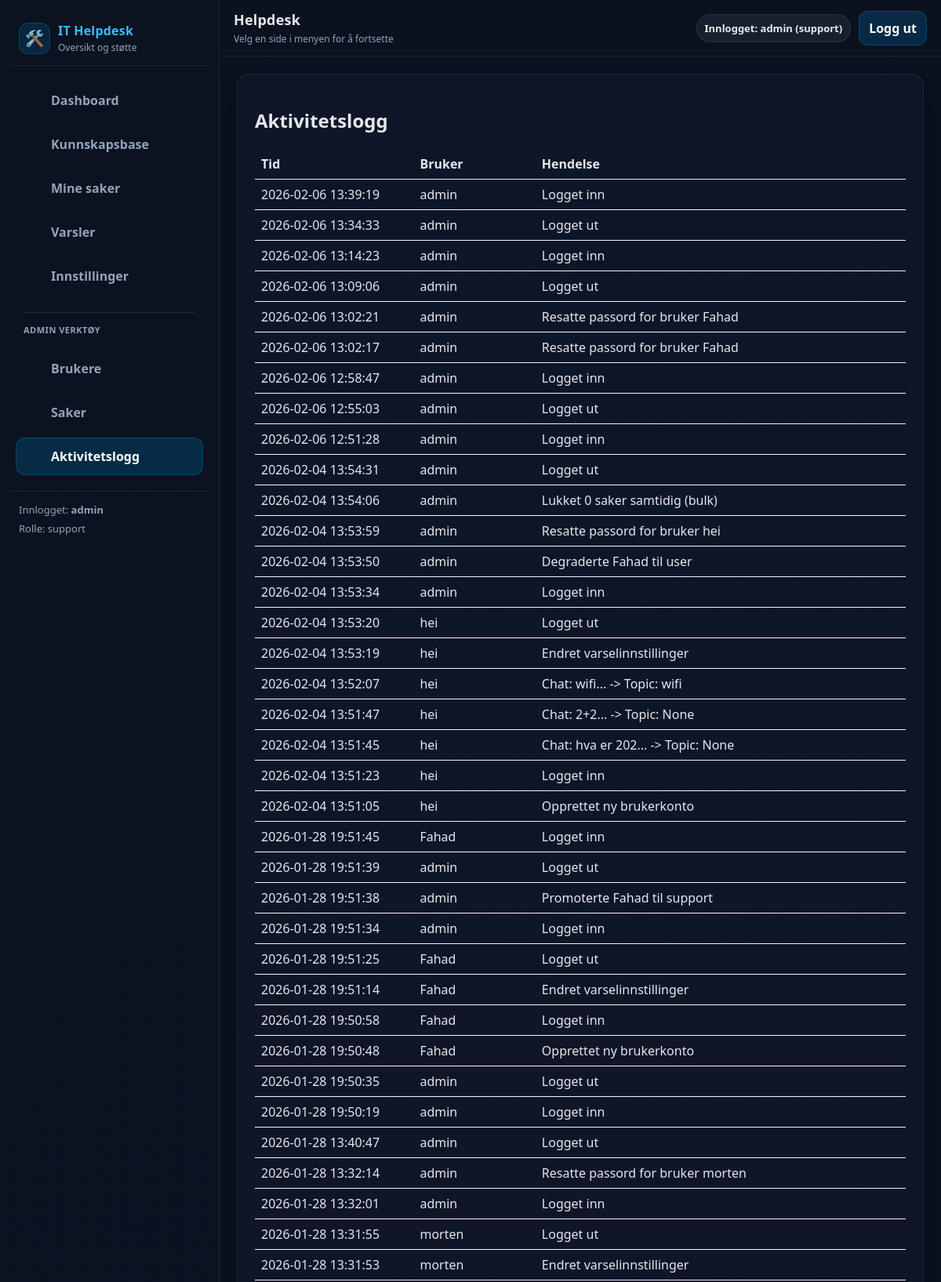
/admin/activity (signed in, upper part), run on the app's committed database.
### tables this page shows
CREATE TABLE activity (
            id INTEGER PRIMARY KEY AUTOINCREMENT,
            user TEXT NOT NULL,
            details TEXT NOT NULL,
            created_at TEXT NOT NULL DEFAULT (datetime('now'))
        );

### routes.py (the view)
@bp.route("/admin/activity")
def activity_log():
    user = current_user()
    if not user:
        return redirect(url_for("main.login"))
    if current_role() != "support":
        abort(403)
    try:
        entries = get_activity(200)
    except Exception as e:
        logger.error(f"Activity log error: {e}")
        entries = []
    return render_template("logs.html", log_entries=entries)

### __init__.py (called while the page is built)
def create_app():
    app = Flask(__name__)
    app.config.from_object(Config)
    init_mail(app)
    @app.after_request
    def set_security_headers(response):
        response.headers['X-Content-Type-Options'] = 'nosniff'
        response.headers['X-Frame-Options'] = 'DENY'
        response.headers['X-XSS-Protection'] = '1; mode=block'
        return response
    from .routes import bp
    app.register_blueprint(bp)
    return app

### db.py (called while the page is built)
def count_notifications(user: str) -> int:
    conn = _conn()
    cur = conn.cursor()
    cur.execute("SELECT COUNT(*) AS c FROM notifications WHERE user = ? AND read = 0", (user,))
    row = cur.fetchone()
    conn.close()
    return int(row["c"]) if row else 0

def get_activity(limit: int = 100) -> List[Dict[str, Any]]:
    conn = _conn()
    cur = conn.cursor()
    cur.execute("SELECT * FROM activity ORDER BY id DESC LIMIT ?", (limit,))
    rows = cur.fetchall()
    conn.close()
    return [dict(r) for r in rows]

def _conn() -> sqlite3.Connection:
    DB_PATH.parent.mkdir(parents=True, exist_ok=True)
    conn = sqlite3.connect(DB_PATH)
    conn.row_factory = sqlite3.Row
    return conn

### routes.py (called while the page is built)
def current_user():
    return session.get("user")

def current_role():
    return session.get("role")

@bp.before_app_request
def ensure_db():
    try:
        init_db()
    except Exception as e:
        logger.error(f"Database initialization failed: {e}")

@bp.context_processor
def inject_notification_count():
    if current_user():
        try:
            return {"notif_count": count_notifications(current_user())}
        except Exception:
            return {"notif_count": 0}
    return {"notif_count": 0}

### templates/logs.html
{% extends "base.html" %}
{% block content %}
<div class="card">
  <h2>Aktivitetslogg</h2>
  {% if log_entries and log_entries|length > 0 %}
    <table style="width:100%; border-collapse: collapse;">
      <thead>
        <tr>
          <th style="text-align:left; border-bottom:1px solid #e5e7eb; padding:8px;">Tid</th>
          <th style="text-align:left; border-bottom:1px solid #e5e7eb; padding:8px;">Bruker</th>
          <th style="text-align:left; border-bottom:1px solid #e5e7eb; padding:8px;">Hendelse</th>
        </tr>
      </thead>
      <tbody>
        {% for e in log_entries %}
        <tr>
          <td style="padding:8px; border-bottom:1px solid #f1f5f9;">{{ e.created_at }}</td>
          <td style="padding:8px; border-bottom:1px solid #f1f5f9;">{{ e.user }}</td>
          <td style="padding:8px; border-bottom:1px solid #f1f5f9;">{{ e.details }}</td>
        </tr>
        {% endfor %}
      </tbody>
    </table>
  {% else %}
    <p class="muted">Ingen loggoppføringer.</p>
  {% endif %}
</div>
{% endblock %}

### static/css/app.css (style rules this page uses)
:root { --bg:#0b1220; --panel:#0f172a; --panel2:#111c33; --border:rgba(148,163,184,.14); --muted:#94a3b8; --text:#e5e7eb; --primary:#0284c7; --primaryHover:#0ea5e9; --sidebarW: 280px; --topbarH: 72px; --radius: 16px; }
* { box-sizing:border-box; }
html, body { height:100%; }
body { margin:0; font-family: system-ui, -apple-system, BlinkMacSystemFont, "Segoe UI", "Apple Color Emoji", "Segoe UI Emoji", "Segoe UI Symbol", sans-serif; background:var(--bg); color:var(--text); }

### data on the page
activity: created_at "2026-02-06 13:39:19", user "admin", details "Logget inn"
activity: created_at "2026-02-06 13:34:33", user "admin", details "Logget ut"
activity: created_at "2026-02-06 13:14:23", user "admin", details "Logget inn"
activity: created_at "2026-02-06 13:09:06", user "admin", details "Logget ut"
activity: created_at "2026-02-06 13:02:21", user "admin", details "Resatte passord for bruker Fahad"
activity: created_at "2026-02-06 13:02:17", user "admin", details "Resatte passord for bruker Fahad"
activity: created_at "2026-02-06 12:58:47", user "admin", details "Logget inn"
activity: created_at "2026-02-06 12:55:03", user "admin", details "Logget ut"
activity: created_at "2026-02-06 12:51:28", user "admin", details "Logget inn"
activity: created_at "2026-02-04 13:54:31", user "admin", details "Logget ut"
activity: created_at "2026-02-04 13:54:06", user "admin", details "Lukket 0 saker samtidig (bulk)"
activity: created_at "2026-02-04 13:53:59", user "admin", details "Resatte passord for bruker hei"
activity: created_at "2026-02-04 13:53:50", user "admin", details "Degraderte Fahad til user"
activity: created_at "2026-02-04 13:53:34", user "admin", details "Logget inn"
activity: created_at "2026-02-04 13:53:20", user "hei", details "Logget ut"
activity: created_at "2026-02-04 13:53:19", user "hei", details "Endret varselinnstillinger"
activity: created_at "2026-02-04 13:52:07", user "hei", details "Chat: wifi... -> Topic: wifi"
activity: created_at "2026-02-04 13:51:47", user "hei", details "Chat: 2+2... -> Topic: None"
activity: created_at "2026-02-04 13:51:45", user "hei", details "Chat: hva er 202... -> Topic: None"
activity: created_at "2026-02-04 13:51:23", user "hei", details "Logget inn"
activity: created_at "2026-02-04 13:51:05", user "hei", details "Opprettet ny brukerkonto"
activity: created_at "2026-01-28 19:51:45", user "Fahad", details "Logget inn"
activity: created_at "2026-01-28 19:51:39", user "admin", details "Logget ut"
activity: created_at "2026-01-28 19:51:38", user "admin", details "Promoterte Fahad til support"
activity: created_at "2026-01-28 19:51:34", user "admin", details "Logget inn"
activity: created_at "2026-01-28 19:51:25", user "Fahad", details "Logget ut"
activity: created_at "2026-01-28 19:51:14", user "Fahad", details "Endret varselinnstillinger"
activity: created_at "2026-01-28 19:50:58", user "Fahad", details "Logget inn"
activity: created_at "2026-01-28 19:50:48", user "Fahad", details "Opprettet ny brukerkonto"
activity: created_at "2026-01-28 19:50:35", user "admin", details "Logget ut"
activity: created_at "2026-01-28 19:50:19", user "admin", details "Logget inn"
activity: created_at "2026-01-28 13:40:47", user "admin", details "Logget ut"
activity: created_at "2026-01-28 13:32:14", user "admin", details "Resatte passord for bruker morten"
activity: created_at "2026-01-28 13:32:01", user "admin", details "Logget inn"
activity: created_at "2026-01-28 13:31:55", user "morten", details "Logget ut"
activity: created_at "2026-01-28 13:31:53", user "morten", details "Endret varselinnstillinger"

### other printed values
{{ session.get("user") }} "admin"
{{ session.get("role") }} "support"
